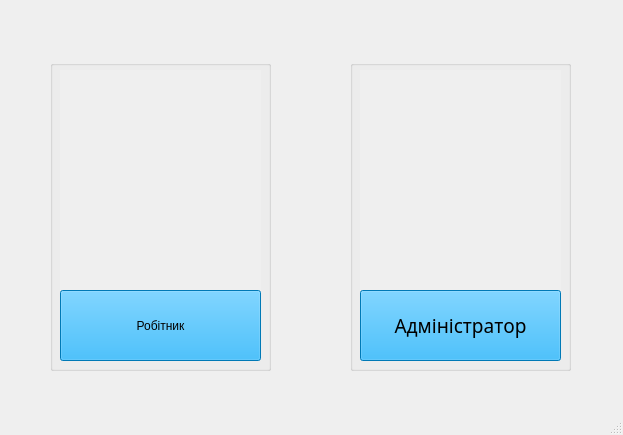
<?xml version="1.0" encoding="UTF-8"?>
<ui version="4.0">
 <class>MainWindow</class>
 <widget class="QMainWindow" name="MainWindow">
  <property name="enabled">
   <bool>true</bool>
  </property>
  <property name="geometry">
   <rect>
    <x>0</x>
    <y>0</y>
    <width>623</width>
    <height>435</height>
   </rect>
  </property>
  <property name="minimumSize">
   <size>
    <width>0</width>
    <height>0</height>
   </size>
  </property>
  <property name="maximumSize">
   <size>
    <width>1000</width>
    <height>1000</height>
   </size>
  </property>
  <property name="windowTitle">
   <string>MainWindow</string>
  </property>
  <property name="autoFillBackground">
   <bool>false</bool>
  </property>
  <property name="styleSheet">
   <string notr="true"/>
  </property>
  <widget class="QWidget" name="centralwidget">
   <widget class="QGroupBox" name="groupBox_2">
    <property name="geometry">
     <rect>
      <x>350</x>
      <y>60</y>
      <width>221</width>
      <height>311</height>
     </rect>
    </property>
    <property name="autoFillBackground">
     <bool>true</bool>
    </property>
    <property name="title">
     <string/>
    </property>
    <widget class="QPushButton" name="pushButton_2">
     <property name="geometry">
      <rect>
       <x>10</x>
       <y>230</y>
       <width>201</width>
       <height>71</height>
      </rect>
     </property>
     <property name="font">
      <font>
       <family>Segoe Script</family>
       <pointsize>14</pointsize>
       <italic>false</italic>
       <bold>false</bold>
       <underline>false</underline>
       <strikeout>false</strikeout>
       <kerning>false</kerning>
      </font>
     </property>
     <property name="styleSheet">
      <string notr="true">font: 14pt &quot;Segoe Script&quot;;
background-color: rgb(0, 170, 255);
</string>
     </property>
     <property name="text">
      <string>Адміністратор</string>
     </property>
    </widget>
    <widget class="QLabel" name="label_2">
     <property name="geometry">
      <rect>
       <x>10</x>
       <y>10</y>
       <width>201</width>
       <height>221</height>
      </rect>
     </property>
     <property name="autoFillBackground">
      <bool>true</bool>
     </property>
     <property name="text">
      <string/>
     </property>
     <property name="pixmap">
      <pixmap>../../Downloads/imgonline-com-ua-Resize-C7fJyUtUu2vt4XlV-removebg-preview.png</pixmap>
     </property>
    </widget>
    <zorder>label_2</zorder>
    <zorder>pushButton_2</zorder>
   </widget>
   <widget class="QGroupBox" name="groupBox">
    <property name="geometry">
     <rect>
      <x>50</x>
      <y>60</y>
      <width>221</width>
      <height>311</height>
     </rect>
    </property>
    <property name="autoFillBackground">
     <bool>true</bool>
    </property>
    <property name="styleSheet">
     <string notr="true"/>
    </property>
    <property name="title">
     <string/>
    </property>
    <property name="flat">
     <bool>false</bool>
    </property>
    <property name="checkable">
     <bool>false</bool>
    </property>
    <widget class="QPushButton" name="pushButton">
     <property name="geometry">
      <rect>
       <x>10</x>
       <y>230</y>
       <width>201</width>
       <height>71</height>
      </rect>
     </property>
     <property name="styleSheet">
      <string notr="true">font: 14pt &quot;Segoe Script&quot;;
background-color: rgb(0, 170, 255);
</string>
     </property>
     <property name="text">
      <string>Робітник</string>
     </property>
     <property name="default">
      <bool>false</bool>
     </property>
    </widget>
    <widget class="QLabel" name="label">
     <property name="geometry">
      <rect>
       <x>10</x>
       <y>10</y>
       <width>201</width>
       <height>221</height>
      </rect>
     </property>
     <property name="autoFillBackground">
      <bool>true</bool>
     </property>
     <property name="text">
      <string/>
     </property>
     <property name="pixmap">
      <pixmap>../../Downloads/imgonline-com-ua-Resize-C7fJyUtUu2vt4XlV-removebg-preview.png</pixmap>
     </property>
    </widget>
    <zorder>label</zorder>
    <zorder>pushButton</zorder>
   </widget>
  </widget>
  <widget class="QMenuBar" name="menubar">
   <property name="geometry">
    <rect>
     <x>0</x>
     <y>0</y>
     <width>623</width>
     <height>21</height>
    </rect>
   </property>
  </widget>
  <widget class="QStatusBar" name="statusbar"/>
 </widget>
 <resources/>
 <connections/>
</ui>
